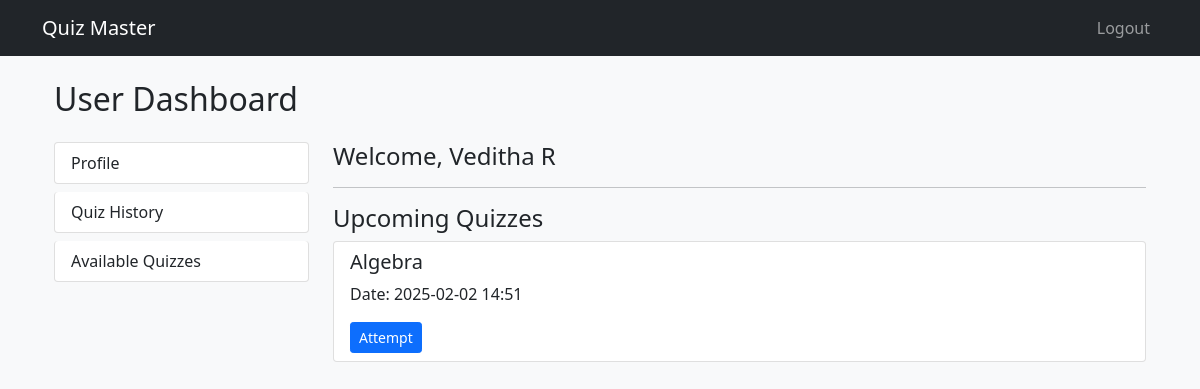
The app's page /user/dashboard (signed in), older data.
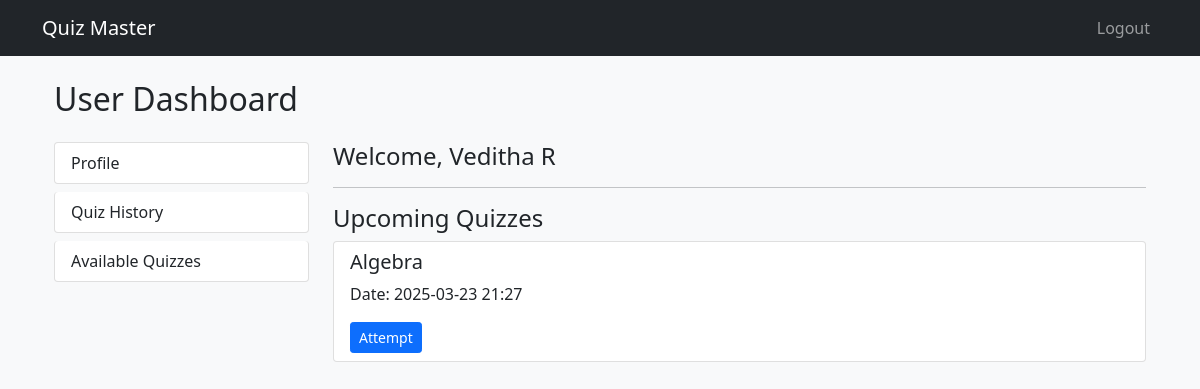
The same page, newer data.
### app.py (models this page shows)
class Quiz(db.Model):
    __tablename__ = 'quiz'
    quiz_id = db.Column(db.Integer, primary_key=True)
    chapter_id = db.Column(db.Integer, db.ForeignKey('chapters.chapter_id'), nullable=False)
    date_of_quiz = db.Column(db.DateTime, nullable=False)
    time_duration = db.Column(db.Interval, nullable=False, default=timedelta(hours=1))
    remarks = db.Column(db.Text)
    questions = db.relationship('Questions', backref='quiz', lazy=True)
    scores = db.relationship('Scores', backref='quiz', lazy=True)

class Chapters(db.Model):
    __tablename__ = 'chapters'
    chapter_id = db.Column(db.Integer, primary_key=True)
    name = db.Column(db.String(100), nullable=False)
    description = db.Column(db.Text)
    subject_id = db.Column(db.Integer, db.ForeignKey('subject.subject_id'), nullable=False)
    quizzes = db.relationship('Quiz', backref='chapter', lazy=True)

### app.py (the view)
@app.route('/user/dashboard')
@login_required
def user_dashboard():
    user = Users.query.get(session['user_id'])
    quizzes = Quiz.query.all()
    return render_template('user_dashboard.html', user=user, quizzes=quizzes)

### app.py (called while the page is built)
def login_required(f):
    @wraps(f)
    def decorated(*args, **kwargs):
        if 'user_id' not in session:
            return redirect(url_for('login'))
        return f(*args, **kwargs)
    return decorated

### templates/user_dashboard.html
{% extends "base.html" %}
{% block content %}
<div class="container mt-4">
    <h2 class="mb-4">User Dashboard</h2>
    <div class="row">
        <div class="col-md-3">
            <div class="list-group">
                <a href="{{ url_for('user_profile') }}" class="list-group-item list-group-item-action">Profile</a>
                <a href="{{ url_for('user_quizzes') }}" class="list-group-item list-group-item-action">Quiz History</a>
                <a href="{{ url_for('available_quizzes') }}" class="list-group-item list-group-item-action">Available Quizzes</a>
            </div>
        </div>
        <div class="col-md-9">
            <h4>Welcome, {{ user.fullname }}</h4>
            <hr>
            <h4>Upcoming Quizzes</h4>
            <div class="list-group">
                {% for quiz in quizzes %}
                <div class="list-group-item">
                    <h5>{{ quiz.chapter.name }}</h5>
                    <p>Date: {{ quiz.date_of_quiz.strftime('%Y-%m-%d %H:%M') }}</p>
                    <a href="{{ url_for('attempt_quiz', quiz_id=quiz.quiz_id) }}" class="btn btn-primary btn-sm">Attempt</a>
                </div>
                {% endfor %}
            </div>
        </div>
    </div>
</div>
{% endblock %}

Row changes from the older to the newer data that the page shows:
changed Quiz "Algebra": date_of_quiz "2025-02-02 14:51" → "2025-03-23 21:27"
